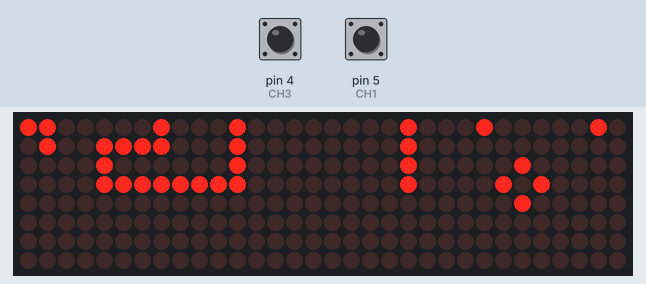
The sketch below on a simulated Arduino Uno, built with avr-gcc and run on an emulated ATmega328P. Shown: 32×8 LED matrix. The test bench sets the inputs (shaded band); at power-on: pin 4 (CH3) HIGH, pin 5 (CH1) HIGH.

Above: at 1.7 s.
1.8 s: pin 4 (CH3) pulled LOW for 0.55 s
At 3.4 s:
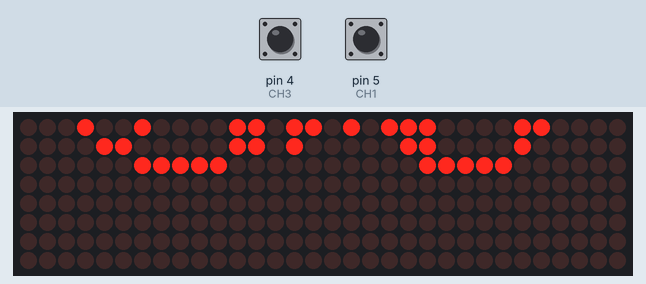
3.8 s: pin 5 (CH1) pulled LOW for 0.55 s
At 5.4 s:
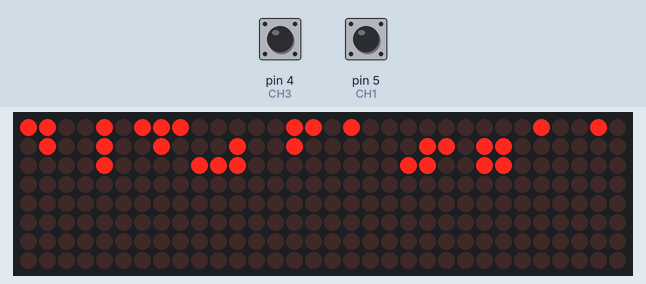
5.8 s: pin 5 (CH1) pulled LOW for 1 s
At 6.4 s:
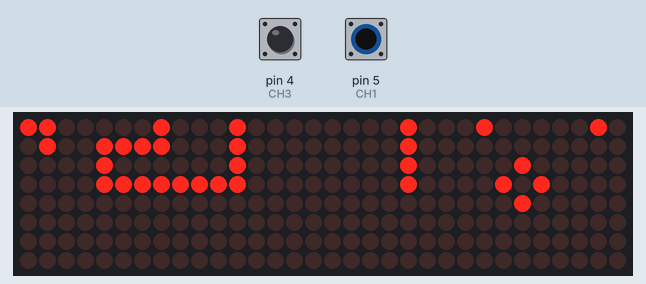
Timing chart, 0 to 8.8 s (numbered marks = the images above; inputs shaded):
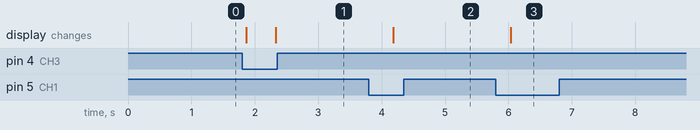

The sketch:

game_icon.ino
```cpp
#include<MD_MAX72xx.h>
#include<SPI.h>

//Led_matrix setup
#define HARDWARE_TYPE MD_MAX72XX::FC16_HW
#define MAX_DEVICES 4
#define CS_PIN    8

MD_MAX72XX mx = MD_MAX72XX(HARDWARE_TYPE, CS_PIN, MAX_DEVICES);

//Button
const int CH1 = 5;
const int CH2 = 6;
const int CH3 = 4;
const int CH4 = 3;
const int CH5 = 2;

const unsigned int game_icon[3][16][2] = {0x00, 0x00, 0x00, 0x00, 0x00, 0x00, 0x00, 0x00, 0xF0, 0x0F, 0x10, 0x08, 0x10, 0x4F, 0x10, 0xC1, 0x08, 0x82, 0x08, 0x00, 0x08, 0x20, 0x08, 0x50, 0x00, 0x20, 0x00, 0x00, 0x00, 0x00, 0x00, 0x00,
                                           0x00, 0x00, 0x00, 0x00, 0x00, 0x00, 0x00, 0x00, 0x00, 0x00, 0x70, 0x08, 0x12, 0x49, 0x83, 0xCB, 0x40, 0x12, 0x06, 0xC0, 0x0C, 0xC0, 0x00, 0x00, 0x00, 0x00, 0x00, 0x00, 0x00, 0x00, 0x00, 0x00,
                                           0x00, 0x00, 0x00, 0x00, 0x00, 0x00, 0x00, 0x00, 0x00, 0x00, 0xE0, 0x03, 0x1A, 0x0C, 0x1B, 0x12, 0x5C, 0x30, 0x0C, 0x20, 0x07, 0xC0, 0x00, 0x00, 0x00, 0x00, 0x00, 0x00, 0x00, 0x00, 0x00, 0x00};
int mode = 0;

void setup() {
  Serial.begin(9600);
  mx.begin();
  mx.control(MD_MAX72XX::INTENSITY, 0);
  mx.clear();
  pinMode(CH1, INPUT_PULLUP);
  pinMode(CH2, INPUT_PULLUP);
  pinMode(CH3, INPUT_PULLUP);
  pinMode(CH4, INPUT_PULLUP);
  pinMode(CH5, INPUT_PULLUP);
}

void loop() {
  if (digitalRead(CH1) == 0) {
    if (mode > 0) {
      mode--;
    }
  } else if (digitalRead(CH3) == 0) {
    if (mode < 2) {
      mode++;
    }
  }
  for (int j = 0; j < 50 ; j++) {
    for (int i = 0; i < 8; i++) {
      mx.setRow(0, 0, i, game_icon[mode][i + 8][1]);
      mx.setRow(1, 1, i, game_icon[mode][i + 8][0]);
      mx.setRow(3, 3, 7 - i, game_icon[mode][i][1]);
      mx.setRow(2, 2, 7 - i, game_icon[mode][i][0]);
    }
  }
}
```

Measured:
- after the input at 1.8 s, the display: first changes after 0.06 s (image 1 shows a later state)
- after the input at 3.8 s, the display: changes after 0.38 s (image 2)
- after the input at 5.8 s, the display: changes after 0.23 s (image 3)
